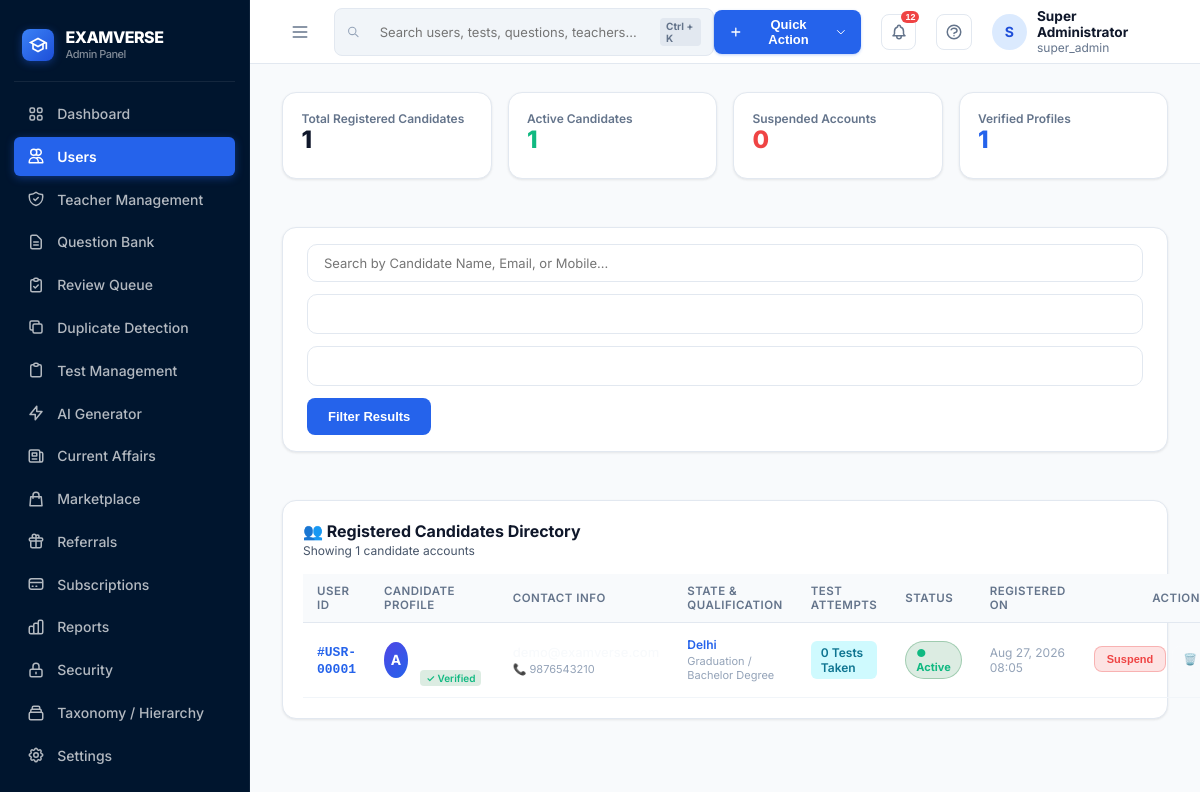
Page /admin/index.php?page=users (signed in) on the committed database.
### tables this page shows
CREATE TABLE IF NOT EXISTS `users` (
    `id` INT AUTO_INCREMENT PRIMARY KEY,
    `full_name` VARCHAR(150) NOT NULL,
    `email` VARCHAR(150) NOT NULL UNIQUE,
    `mobile` VARCHAR(20) NOT NULL UNIQUE,
    `password_hash` VARCHAR(255) NOT NULL,
    `state_id` INT NULL,
    `qualification_id` INT NULL,
    `is_verified` TINYINT(1) DEFAULT 0,
    `status` ENUM('active', 'suspended', 'pending') DEFAULT 'active',
    `created_at` TIMESTAMP DEFAULT CURRENT_TIMESTAMP,
    `updated_at` TIMESTAMP DEFAULT CURRENT_TIMESTAMP ON UPDATE CURRENT_TIMESTAMP,
    FOREIGN KEY (`state_id`) REFERENCES `states`(`id`) ON DELETE SET NULL,
    FOREIGN KEY (`qualification_id`) REFERENCES `qualifications`(`id`) ON DELETE SET NULL
);

CREATE TABLE IF NOT EXISTS `states` (
    `id` INT AUTO_INCREMENT PRIMARY KEY,
    `code` VARCHAR(10) NOT NULL UNIQUE,
    `name` VARCHAR(100) NOT NULL,
    `created_at` TIMESTAMP DEFAULT CURRENT_TIMESTAMP
);

CREATE TABLE IF NOT EXISTS `qualifications` (
    `id` INT AUTO_INCREMENT PRIMARY KEY,
    `code` VARCHAR(50) NOT NULL UNIQUE,
    `name` VARCHAR(100) NOT NULL,
    `created_at` TIMESTAMP DEFAULT CURRENT_TIMESTAMP
);

### admin/pages/users.php (the view, shortened to what this page needs)
<?php
$db = Database::getConnection();
$search = isset($_GET['search']) ? trim($_GET['search']) : '';
$totalUsers = $db->query("SELECT COUNT(*) FROM users")->fetchColumn();
$activeUsers = $db->query("SELECT COUNT(*) FROM users WHERE status = 'active'")->fetchColumn();
$suspendedUsers = $db->query("SELECT COUNT(*) FROM users WHERE status = 'suspended'")->fetchColumn();
$verifiedUsers = $db->query("SELECT COUNT(*) FROM users WHERE is_verified = 1")->fetchColumn();
$params = [];
$whereSql = '';
$sql = "
    SELECT u.*,
           s.name as state_name,
           q.name as qualification_name,
           (SELECT COUNT(*) FROM test_attempts WHERE user_id = u.id) as total_attempts
    FROM users u
    LEFT JOIN states s ON u.state_id = s.id
    LEFT JOIN qualifications q ON u.qualification_id = q.id
    {$whereSql}
    ORDER BY u.id DESC
";
$stmt = $db->prepare($sql);
$stmt->execute($params);
$users = $stmt->fetchAll(PDO::FETCH_ASSOC);
?>
<div style="display: flex; flex-direction: column; gap: 1.5rem;">
    <div class="metrics-grid">
        <div class="metric-card">
            <div class="metric-title">Total Registered Candidates</div>
            <div class="metric-value"><?php echo number_format($totalUsers); ?></div>
        </div>
        <div class="metric-card">
            <div class="metric-title">Active Candidates</div>
            <div class="metric-value" style="color: var(--accent-emerald);"><?php echo number_format($activeUsers); ?></div>
        </div>
        <div class="metric-card">
            <div class="metric-title">Suspended Accounts</div>
            <div class="metric-value" style="color: var(--accent-danger);"><?php echo number_format($suspendedUsers); ?></div>
        </div>
        <div class="metric-card">
            <div class="metric-title">Verified Profiles</div>
            <div class="metric-value" style="color: var(--accent-blue);"><?php echo number_format($verifiedUsers); ?></div>
        </div>
    </div>
    <div class="table-card" style="padding: 16px 24px;">
        <form method="get" action="index.php" style="display: flex; flex-wrap: wrap; gap: 12px; align-items: center; justify-content: space-between;">
            <div style="display: flex; gap: 12px; flex-wrap: wrap; flex: 1;">
                <input type="text" name="search" placeholder="Search by Candidate Name, Email, or Mobile..." value="<?php echo htmlspecialchars($search); ?>"
                       style="background: var(--bg-dark); border: 1px solid var(--border-glass); color: #fff; padding: 10px 16px; border-radius: 10px; font-size: 13px; min-width: 280px; flex: 1;">
                <select name="status" style="background: var(--bg-dark); border: 1px solid var(--border-glass); color: #fff; padding: 10px 14px; border-radius: 10px; font-size: 13px;">
                    <option value="">All Statuses</option>
                </select>
                <select name="state_id" style="background: var(--bg-dark); border: 1px solid var(--border-glass); color: #fff; padding: 10px 14px; border-radius: 10px; font-size: 13px;">
                    <option value="0">All States</option>
                </select>
                <button type="submit" class="btn btn-primary" style="padding: 10px 20px; font-size: 13px;">Filter Results</button>
            </div>
        </form>
    </div>
    <div class="table-card">
        <div class="table-header" style="display: flex; justify-content: space-between; align-items: center;">
            <div>
                <div class="table-title">👥 Registered Candidates Directory</div>
                <div style="font-size: 12px; color: var(--text-secondary); margin-top: 2px;">
                    Showing <?php echo count($users); ?> candidate accounts
                </div>
            </div>
        </div>
        <table style="width: 100%; border-collapse: collapse;">
            <thead>
                <tr>
                    <th>User ID</th>
                    <th>Candidate Profile</th>
                    <th>Contact Info</th>
                    <th>State & Qualification</th>
                    <th>Test Attempts</th>
                    <th>Status</th>
                    <th>Registered On</th>
                    <th style="text-align: right;">Actions</th>
                </tr>
            </thead>
            <tbody>
                <?php if (empty($users)): ?>
                    <tr>
                        <td colspan="8" style="text-align: center; color: var(--text-muted); padding: 40px;">
                            No registered candidates found matching your criteria.
                        </td>
                    </tr>
                <?php else: ?>
                    <?php foreach ($users as $u): ?>
                        <tr>
                            <td>
                                <span style="font-weight: 700; color: var(--accent-blue); font-family: monospace;">#USR-<?php echo sprintf('%05d', $u['id']); ?></span>
                            </td>
                            <td>
                                <div style="display: flex; align-items: center; gap: 12px;">
                                    <div style="width: 36px; height: 36px; border-radius: 50%; background: linear-gradient(135deg, var(--accent-indigo), var(--accent-blue)); display: flex; align-items: center; justify-content: center; font-weight: 700; color: #fff; font-size: 14px;">
                                        <?php echo strtoupper(substr($u['full_name'], 0, 1)); ?>
                                    </div>
                                    <div>
                                        <div style="font-weight: 700; color: #ffffff; font-size: 14px;"><?php echo htmlspecialchars($u['full_name']); ?></div>
                                        <?php if ($u['is_verified']): ?>
                                            <span style="font-size: 10px; color: var(--accent-emerald); background: rgba(21, 128, 61, 0.15); padding: 2px 6px; border-radius: 4px; font-weight: 600;">✓ Verified</span>
                                        <?php else: ?>
                                            <span style="font-size: 10px; color: var(--accent-amber); background: rgba(245, 158, 11, 0.15); padding: 2px 6px; border-radius: 4px; font-weight: 600;">Unverified</span>
                                        <?php endif; ?>
                                    </div>
                                </div>
                            </td>
                            <td>
                                <div style="font-size: 13px; color: #f8fafc; font-weight: 500;"><?php echo htmlspecialchars($u['email']); ?></div>
                                <div style="font-size: 11px; color: #94a3b8; margin-top: 2px;">📞 <?php echo htmlspecialchars($u['mobile']); ?></div>
                            </td>
                            <td>
                                <div style="font-size: 12px; color: var(--accent-blue); font-weight: 600;"><?php echo htmlspecialchars($u['state_name'] ?: 'Not Specified'); ?></div>
                                <div style="font-size: 11px; color: #94a3b8; margin-top: 2px;"><?php echo htmlspecialchars($u['qualification_name'] ?: 'N/A'); ?></div>
                            </td>
                            <td>
                                <span class="badge badge-info" style="font-size: 12px; padding: 4px 10px;">
                                    <?php echo number_format($u['total_attempts']); ?> Tests Taken
                                </span>
                            </td>
                            <td>
                                <?php if ($u['status'] === 'active'): ?>
                                    <span style="background: rgba(21, 128, 61, 0.15); color: var(--accent-emerald); border: 1px solid rgba(21, 128, 61, 0.3); padding: 4px 10px; border-radius: 20px; font-size: 11px; font-weight: 700; display: inline-block;">
                                        ● Active
                                    </span>
                                <?php else: ?>
                                    <span style="background: rgba(239, 68, 68, 0.15); color: var(--accent-danger); border: 1px solid rgba(239, 68, 68, 0.3); padding: 4px 10px; border-radius: 20px; font-size: 11px; font-weight: 700; display: inline-block;">
                                        ⛔ Suspended
                                    </span>
                                <?php endif; ?>
                            </td>
                            <td style="font-size: 12px; color: #94a3b8;">
                                <?php echo date('M d, Y H:i', strtotime($u['created_at'])); ?>
                            </td>
                            <td style="text-align: right;">
                                <div style="display: flex; gap: 6px; justify-content: flex-end;">
                                    <form method="post" style="display: inline;" onsubmit="return confirm('Change status for <?php echo addslashes($u['full_name']); ?>?');">
                                        <?php if ($u['status'] === 'active'): ?>
                                            <button type="submit" style="background: rgba(239,68,68,0.15); color: var(--accent-danger); border: 1px solid rgba(239,68,68,0.3); padding: 6px 12px; border-radius: 8px; font-size: 11px; font-weight: 600; cursor: pointer;">
                                                Suspend
                                            </button>
                                        <?php endif; ?>
                                    </form>
                                    <form method="post" style="display: inline;" onsubmit="return confirm('PERMANENTLY DELETE candidate <?php echo addslashes($u['full_name']); ?>?');">
                                        <button type="submit" style="background: rgba(255,255,255,0.05); color: #64748b; border: 1px solid rgba(255,255,255,0.1); padding: 6px 10px; border-radius: 8px; font-size: 11px; cursor: pointer;">
                                            🗑️
                                        </button>
                                    </form>
                                </div>
                            </td>
                        </tr>
                    <?php endforeach; ?>
                <?php endif; ?>
            </tbody>
        </table>
    </div>
</div>

### admin/assets/style.css (style rules this page uses)
:root { --bg-main: #f8fafc; --bg-card: #ffffff; --bg-card-hover: #f1f5f9; --border-color: #e2e8f0; --sidebar-bg: #00152e; --sidebar-hover: rgba(255, 255, 255, 0.08); --sidebar-active: #2563eb; --bg-dark: #ffffff; --card-dark: #ffffff; --card-bg: #ffffff; --border-glass: #e2e8f0; --card-border: #e2e8f0; --surface-elevated: #f8fafc; --text: #0f172a; --text-primary: #0f172a; --text-secondary: #475569; --text-muted: #64748b; --text-light: #94a3b8; --on-accent: #ffffff; --accent: #2563eb; --accent-primary: #2563eb; --accent-blue: #2563eb; --accent-indigo: #4f46e5; --accent-emerald: #10b981; --accent-green: #10b981; --accent-amber: #f59e0b; --accent-orange: #f97316; --accent-purple: #8b5cf6; --accent-violet: #8b5cf6; --accent-cyan: #06b6d4; --accent-rose: #ef4444; --accent-danger: #ef4444; --radius-sm: 6px; --radius-md: 10px; --radius-lg: 14px; --radius-xl: 18px; --shadow-sm: 0 1px 3px 0 rgba(0, 0, 0, 0.06), 0 1px 2px 0 rgba(0, 0, 0, 0.03); --shadow-md: 0 4px 6px -1px rgba(0, 0, 0, 0.07), 0 2px 4px -1px rgba(0, 0, 0, 0.04); --shadow-lg: 0 10px 15px -3px rgba(0, 0, 0, 0.08), 0 4px 6px -2px rgba(0, 0, 0, 0.03); --font-main: 'Inter', system-ui, -apple-system, BlinkMacSystemFont, 'Segoe UI', Roboto, sans-serif; }
* { margin: 0; padding: 0; box-sizing: border-box; }
html, body { height: 100%; font-family: var(--font-main); background-color: var(--bg-main); color: var(--text-primary); -webkit-font-smoothing: antialiased; -moz-osx-font-smoothing: grayscale; }
body { display: flex; min-height: 100vh; overflow-x: hidden; }
.card, .table-card { background: #ffffff; border: 1px solid var(--border-color); border-radius: var(--radius-lg); padding: 1.25rem; box-shadow: var(--shadow-sm); margin-bottom: 1.5rem; }
.card-header-flex, .table-header { display: flex; justify-content: space-between; align-items: center; margin-bottom: 1rem; flex-wrap: wrap; gap: 12px; }
.card-title-main, .table-title { font-size: 1rem; font-weight: 700; color: var(--text-primary); display: flex; align-items: center; gap: 8px; }
.metrics-grid, .stat-cards-grid { display: grid; grid-template-columns: repeat(auto-fit, minmax(200px, 1fr)); gap: 1rem; margin-bottom: 1.5rem; }
.stat-card-modern, .metric-card { background: #ffffff; border: 1px solid var(--border-color); border-radius: var(--radius-lg); padding: 1.15rem; box-shadow: var(--shadow-sm); display: flex; flex-direction: column; justify-content: space-between; transition: transform 0.15s ease, box-shadow 0.15s ease; }
.stat-card-title, .metric-title { font-size: 12px; font-weight: 600; color: var(--text-muted); }
.stat-card-value, .metric-value { font-size: 1.5rem; font-weight: 800; color: var(--text-primary); margin-bottom: 4px; line-height: 1.2; }
table, .table { width: 100%; border-collapse: collapse; font-size: 13px; color: var(--text-primary); }
table th, .table th { text-align: left; padding: 10px 14px; background: #f8fafc; color: var(--text-muted); font-weight: 600; font-size: 11.5px; text-transform: uppercase; letter-spacing: 0.5px; border-bottom: 1px solid var(--border-color); }
table td, .table td { padding: 12px 14px; border-bottom: 1px solid #f1f5f9; color: var(--text-secondary); vertical-align: middle; }
input, select, textarea, .form-control { width: 100%; padding: 9px 12px; border: 1px solid var(--border-color); border-radius: 8px; font-size: 13px; font-family: inherit; color: var(--text-primary); background-color: #ffffff; outline: none; transition: border-color 0.15s ease, box-shadow 0.15s ease; }
select { cursor: pointer; }
.btn { display: inline-flex; align-items: center; justify-content: center; gap: 6px; padding: 7px 14px; border-radius: 8px; font-size: 13px; font-weight: 600; text-decoration: none; cursor: pointer; border: 1px solid transparent; transition: all 0.15s ease; white-space: nowrap; }
.btn-primary { background: #2563eb; color: #ffffff; }
.badge { display: inline-flex; align-items: center; gap: 4px; padding: 3px 8px; border-radius: 6px; font-size: 11px; font-weight: 600; }
.badge-info { background: #cffafe; color: #0e7490; }

### rows in the picture
users: id "00001", full_name "A", is_verified "✓ Verified", mobile "9876543210", state.name "Delhi", qualification.name "Graduation / Bachelor Degree", total_attempts "0", status "● Active", created_at "Aug 27, 2026 08:05"

### other values in the picture
$initial "S"
$adminUser['full_name'] "Super Administrator"
$adminUser['role'] "super_admin"
$totalUsers "1"
$activeUsers "1"
$suspendedUsers "0"
$verifiedUsers "1"
count($users) "1"
